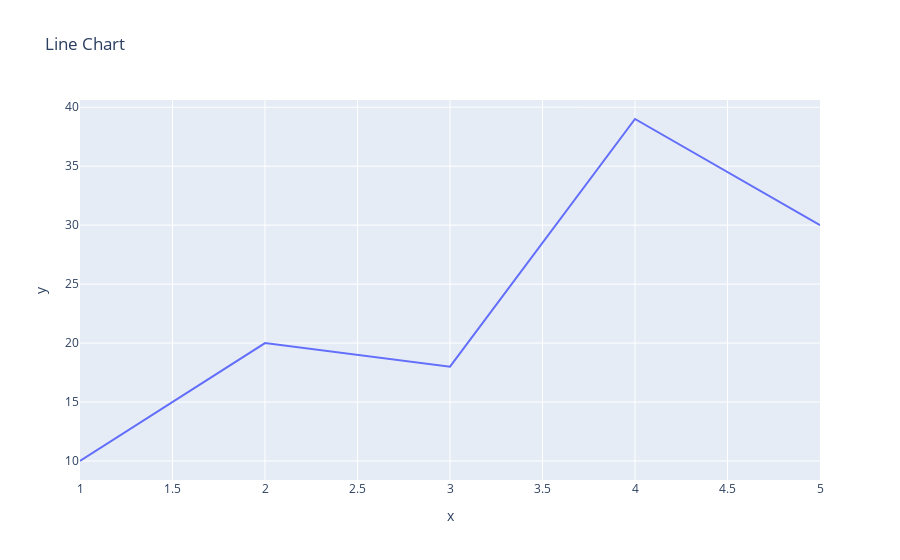

The code cell stored with this chart in its notebook:
### Code cell
x=[1,2,3,4,5]
y=[10,20,18,39,30]
fig= px.line(x=x, y=y,title="Line Chart", labels={"x":"x","y":"y"})
fig.show()

### Figure 1 — Plotly figure (JSON) as saved in the notebook; plotly's stock layout.template omitted (floating-point values rounded to 4 significant figures)
{"data": [{"hovertemplate": "x=%{x}<br>y=%{y}<extra></extra>", "legendgroup": "", "line": {"color": "#636efa", "dash": "solid"}, "marker": {"symbol": "circle"}, "mode": "lines", "name": "", "orientation": "v", "showlegend": false, "type": "scatter", "x": [1, 2, 3, 4, 5], "xaxis": "x", "y": [10, 20, 18, 39, 30], "yaxis": "y"}], "layout": {"legend": {"tracegroupgap": 0}, "title": {"text": "Line Chart"}, "xaxis": {"anchor": "y", "domain": [0, 1], "title": {"text": "x"}}, "yaxis": {"anchor": "x", "domain": [0, 1], "title": {"text": "y"}}}}
